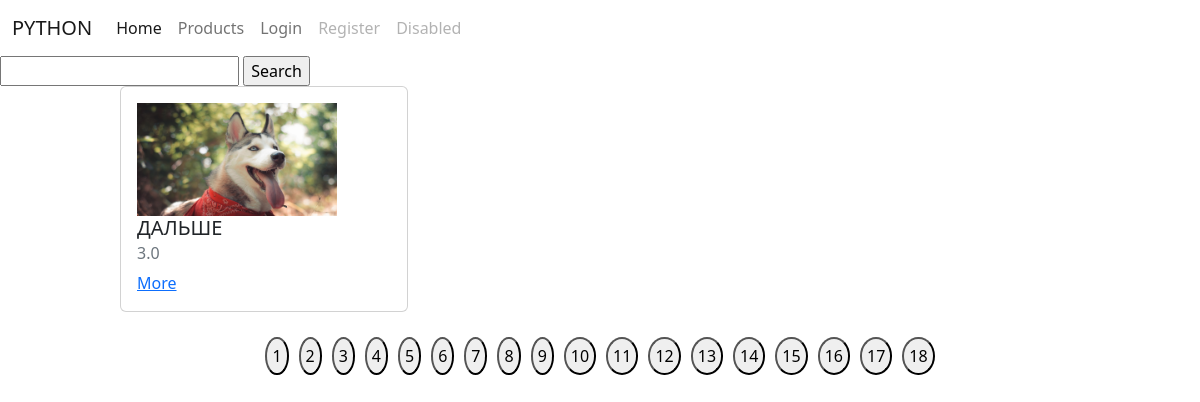
/products/?page=2, run on the app's committed database.
### Products/models.py (models this page shows)
class Product(models.Model):
    image = models.ImageField(blank=True, null=True)
    title = models.CharField(max_length=255)
    description = models.TextField()
    rate = models.FloatField()
    create_date = models.DateField(auto_now_add=True)
    modified_date = models.DateField(auto_now=True)
    commentable = models.BooleanField(default=True)

### Products/views.py (the view)
# urls.py: path('products/', products_view),
def products_view(request):
    if request.method == 'GET':
        products = Product.objects.all()
        search = request.GET.get('search')
        page = int(request.GET.get('page', 1))
        if search:
            products = Product.objects.filter(
                description__icontains=search
            )  |  Product.objects.filter(
                title__icontains=search
            )
        """
        max page
        """
        max_page = products.__len__() / PAGINATION_LIMIT
        if round(max_page) < max_page:
            max_page = round(max_page) + 1
        else:
            max_page = round(max_page)
        print(max_page)
        """
        slice products by stranica
        """
        products = products[PAGINATION_LIMIT * (page-1):PAGINATION_LIMIT*page]
        context = {
            'products': products,
            'user': request.user,
            'max_page': range(1, max_page+1)
        }
        return render(request, 'products/products.html', context=context)

### templates/products/products.html
{% extends 'layouts/main.html' %}
{% load static %}
{% block head %}
        <link rel="stylesheet" href="{% static 'products.css' %}">
{% endblock %}
{% block content %}
    <div class="search">
        <form action="/products/" method="get">
            <input type="text" name="search">
            <input type="submit" value="Search">
        </form>
    </div>
    <div class="products">
        {% for product in products %}
            <div class="card" style="width: 18rem;">
              <div class="card-body">
                    {% if product.image %}
                        <img class="products_imge" src="/media/{{ product.image }}" alt="">
                    {% else %}
                        <img class="products_imge" src="https://icon-library.com/images/no-user-image-icon/no-user-image-icon-27.jpg">
                    {% endif %}
                  <h5 class="card-title">{{ product.title }}</h5>
                  <h6 class="card-subtitle mb-2 text-muted">{{ product.rate }}</h6>
                  <a href="/products/{{ product.id }}" class="card-link">More</a>
            </div>
        </div>
        {% endfor %}
    </div>
    <div class="pages">
        {% for page in max_page %}
            <a href="/products/?page={{ page }}">
                <button>{{ page }}</button>
            </a>
        {% endfor %}
    </div>
{% endblock %}

### static/products.css (style rules this page uses)
.products { display: flex; justify-content: space-between; margin-left: 10%; width: 80%; flex-wrap: wrap ; }
.products_imge { width: 200px; }
.pages { margin-top: 20px; display: flex; justify-content: center; }
.pages> a> button { margin: 5px; border-radius: 50%; padding: 5px; }

### data on the page
Product: image (picture), title "ДАЛЬШЕ", rate "3.0"

### other printed values
{{ page }} "1" "2" "3" "4" "5" "6" "7" "8" "9" "10" "11" "12" "13" "14" "15" "16" "17" "18"
